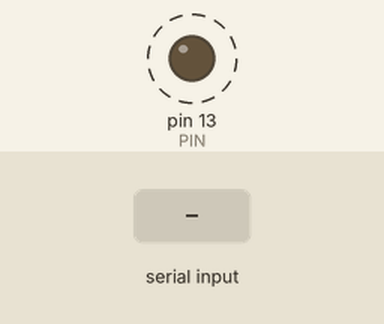
Bench run of a sketch on a simulated Arduino Uno, built with avr-gcc and run on an emulated ATmega328P. Shown: output pins drawn as LEDs (lit = HIGH). Dashed ring = blinking. The test bench sets the inputs (shaded band). What the sketch prints to the serial monitor is not drawn.

Above: at 1.27 s.
1.3 s: "?" received over Serial
Timing chart, 0 to 10.3 s (numbered marks = the images above; inputs shaded):
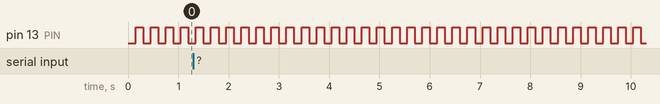

The sketch:

firmware.ino
```cpp
/* Arduino Function Generator Firmware
 * Generates a configurable square-wave
 * for electronics testing.
*/

#include <Arduino.h>
#include "SerialServer.h"
#include "FunctionGenerator.h"

FunctionGenerator G_Generator;
SerialServer G_Server(&G_Generator);

void setup() {
    Serial.begin(9600);
}

void loop() {
    G_Server.serve();
}
```

FunctionGenerator.cpp
```cpp
#include "FunctionGenerator.h"
#include "TimerOne.h"

#define CONFIG_UNO_BASIC 1
#include "config.h"

FunctionGenerator::FunctionGenerator() {
    pinMode(PIN, OUTPUT);
    _interval = DEFAULT_INTERVAL;
    Timer1.initialize(_interval);
    Timer1.attachInterrupt(toggle);
}

long FunctionGenerator::getInterval() {
    return _interval;
}

void FunctionGenerator::setInterval(long newInterval) {
    if(newInterval >= MIN_INTERVAL) {
        _interval = newInterval;
        Timer1.initialize(_interval);
    }
}

void toggle() {
    PORT ^= BIT_MASK;
}
```

FunctionGenerator.h
```cpp
#ifndef __FUNTIONGENERATOR_H__
#define __FUNTIONGENERATOR_H__

#include <Arduino.h>

void toggle();

class FunctionGenerator {
    private:
        long _interval;

    public:
        FunctionGenerator();
        long getInterval();
        void setInterval(long newInterval);
};

#endif // __FUNTIONGENERATOR_H__
```

SerialServer.cpp
```cpp
#include "SerialServer.h"

SerialServer::SerialServer(FunctionGenerator* functionGenerator) {
    _functionGenerator = functionGenerator;
    flushInputBuffer();
    _state = ReadQuery;
}

void SerialServer::serve() {
    buildInputBuffer();
    if(_inputBuffer[_inputPointer - 1] == '#') {
        flushInputBuffer();
        return;
    }

    switch(_state) {
        case ReadQuery: {
            if(_inputBuffer[_inputPointer - 1] == '?') {
                setArgumentName();
                returnArgumentValue();
            } else if(_inputBuffer[_inputPointer - 1] == '=') {
                setArgumentName();
                _state = ReadValue;
            }

            break;
        }
        case ReadValue: {
            if(_inputBuffer[_inputPointer - 1] == ';') {
                setArgumentValue();
                _state = ReadQuery;
            }

            break;
        }
    }
}

void SerialServer::setArgumentName() {
    _argumentName = bufferToString();
}

void SerialServer::returnArgumentValue() {
    if(_argumentName.equalsIgnoreCase("interval")) {
        Serial.println(_functionGenerator->getInterval());
    } else {
        Serial.println("UNKNOWN_VALUE");
    }
}

void SerialServer::setArgumentValue() {
    String val = bufferToString();
    long longValue = atol(val.c_str());
    if(_argumentName.equalsIgnoreCase("interval")) {
        _functionGenerator->setInterval(longValue);
    }
}

void SerialServer::buildInputBuffer() {
    while(Serial.available()) {
        _inputBuffer[_inputPointer++] = Serial.read();
    }
}

void SerialServer::flushInputBuffer() {
    for(int i = 0; i < 128; i++) {
        _inputBuffer[i] = 0x00;
    }

    _inputPointer = 0;
}

String SerialServer::bufferToString() {
    _inputBuffer[_inputPointer - 1] = 0;
    char subStr[_inputPointer];
    memcpy(subStr, _inputBuffer, _inputPointer);
    flushInputBuffer();

    return String(subStr);
}
```

SerialServer.h
```cpp
#ifndef __SERIALSERVER_H__
#define __SERIALSERVER_H__

#include <Arduino.h>

#include "FunctionGenerator.h"

enum ParseState {
  ReadQuery,
  ReadValue
};

class SerialServer {
    private:
        FunctionGenerator* _functionGenerator;

        int _inputPointer;
        char _inputBuffer[128];

        ParseState _state;
        String _argumentName;
        String _argumentValueStr;

        void flushInputBuffer();
        void buildInputBuffer();

        void setArgumentName();
        void returnArgumentValue();
        void setArgumentValue();
        String bufferToString();

    public:
        SerialServer(FunctionGenerator* functionGenerator);
        void serve();
};

#endif // __SERIALSERVER_H__
```

config.h
```cpp
#ifndef __CONFIG_H__
#define __CONFIG_H__

#ifdef CONFIG_UNO_BASIC
#define PIN 13
#define BIT_MASK B00100000
#define PORT PORTB
#define DEFAULT_INTERVAL 150000
#define MIN_INTERVAL 6
#endif

#endif // __CONFIG_H__
```

Measured:
- by itself, pin 13 (PIN): alternates HIGH for 0.15 s and LOW for 0.15 s
